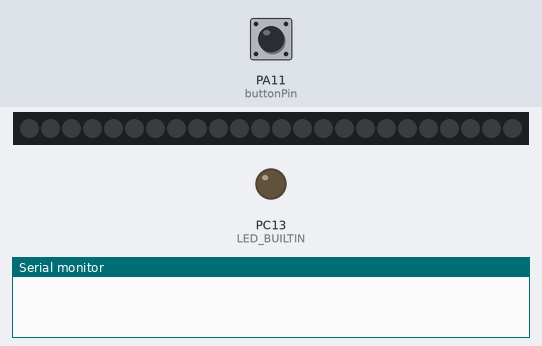
Simulated run of this sketch. Board: STM32 Blue Pill. Shown: 24 RGB LEDs in strip order, left to right, output pins drawn as LEDs (lit = HIGH), the last lines printed to the serial monitor. The test bench sets the inputs (shaded band); at power-on: PA11 (buttonPin) HIGH. Dim RGB values are drawn brighter than linear.

Above: at 1.2 s.
1.3 s: PA11 (buttonPin) pulled LOW for 0.15 s
At 1.48 s:
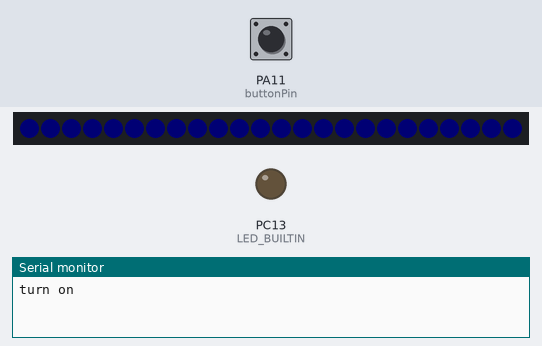
At 3.28 s:
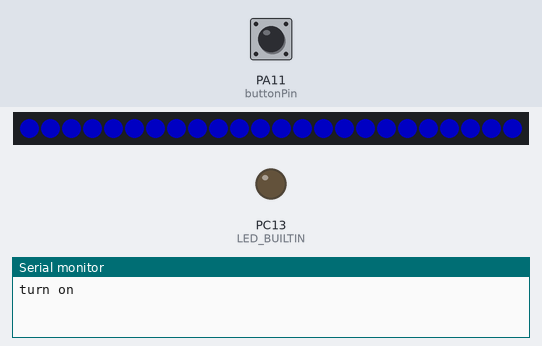
Timing chart, 0 to 4.8 s (numbered marks = the images above; inputs shaded):
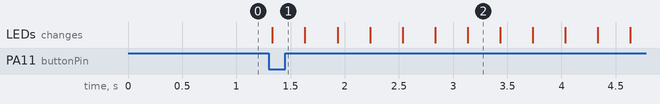

Measured:
- after the input at 1.3 s, the LEDs: change at once (image 1)

The sketch:

LED_Fade_working.ino
```cpp
#include <FastLED.h>
#define LED_PIN 9
#define NUM_LEDS 24

const int buttonPin = 11;
int buttonState = 1;

CRGB leds[NUM_LEDS];

void setup() {
  // put your setup code here, to run once:
  pinMode(buttonPin, INPUT_PULLUP);
  pinMode(LED_BUILTIN, OUTPUT);
  Serial.begin(115200);


  FastLED.addLeds<WS2812B, LED_PIN, GRB>(leds, NUM_LEDS).setCorrection(TypicalLEDStrip);
  FastLED.setMaxPowerInVoltsAndMilliamps(5, 500);    // Set power limit of LED strip to 5V, 1500mA
  FastLED.clear();
  FastLED.show();
}

void fadeAnimation(int red, int green, int blue){
  float r, g, b;

  // FADE IN
  for(int i = 0; i <= 255; i++) {
    r = (i/256.0)*red;
    g = (i/256.0)*green;
    b = (i/256.0)*blue;
    fill_solid(leds, NUM_LEDS, CRGB(r, g, b));
    FastLED.show();
    delay(15);

  }

  // FADE OUT
  for(int i = 255; i >= 0; i--) {
    r = (i/256.0)*red;
    g = (i/256.0)*green;
    b = (i/256.0)*blue;
    fill_solid(leds, NUM_LEDS, CRGB(r, g, b));
    FastLED.show();
    delay(5);
  }
}

void loop() {
  // put your main code here, to run repeatedly:
  buttonState = digitalRead(buttonPin);

  if (buttonState == LOW) {
    Serial.println("turn on");
    fadeAnimation(0, 0, 200);
    delay(1000);
  }

//  else{
//    for (int i = 0; i < NUM_LEDS; i++){
//          leds[i] = CRGB(0, 0, 0);
//          FastLED.show();
//    delay(1000);
//  }
  }
```
